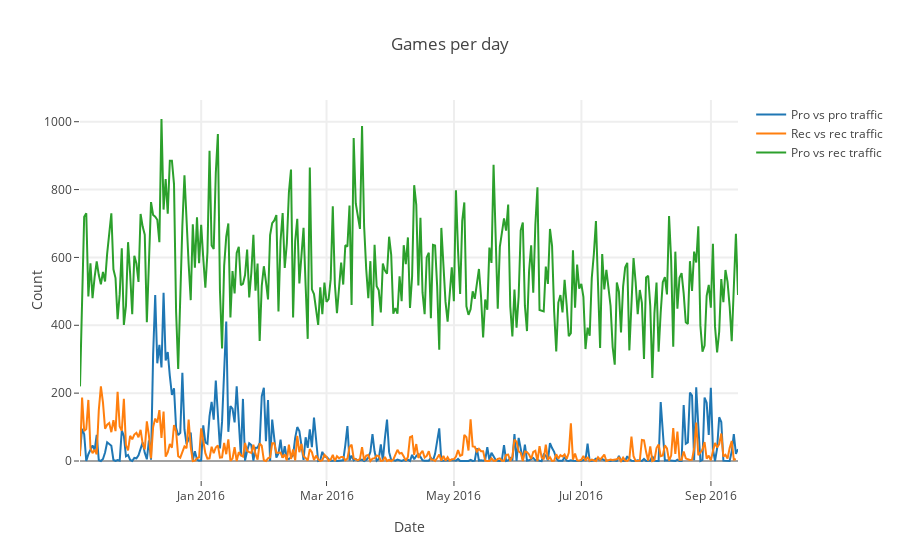

Notebook code for this chart:
### Markdown cell above
### Traffic breakdown by player types

### Code cell
pro_only=pd.DataFrame(ts[ts['pro_count']==2]['first_place_id'].resample('H').count())
rec_only=pd.DataFrame(ts[ts['pro_count']==0]['first_place_id'].resample('H').count())
pro_rec=pd.DataFrame(ts[ts['pro_count']==1]['first_place_id'].resample('H').count())

resample='D'

# Create traces
trace0 = go.Scatter(
    x = pro_only.resample(resample).sum().index,
    y = pro_only.resample(resample).sum()['first_place_id'],
    mode = 'lines',
    name = 'Pro vs pro traffic'
)
trace1 = go.Scatter(
    x = rec_only.resample(resample).sum().index,
    y = rec_only.resample(resample).sum()['first_place_id'],
    mode = 'lines',
    name = 'Rec vs rec traffic'
)
trace2 = go.Scatter(
    x = pro_rec.resample(resample).sum().index,
    y = pro_rec.resample(resample).sum()['first_place_id'],
    mode = 'lines',
    name = 'Pro vs rec traffic'
)

layout= go.Layout(
    title= 'Games per day',
    hovermode= 'closest',
    xaxis= dict(
        title= 'Date',
        ticklen= 5,
        gridwidth= 2,
    ),
    yaxis=dict(
        title= 'Count',
        ticklen= 5,
        gridwidth= 2,
    ),
)

data = [trace0, trace1, trace2]
fig= go.Figure(data=data, layout=layout)
iplot(fig)

### Figure 1 — Plotly figure (JSON) as saved in the notebook; plotly's stock layout.template omitted (floating-point values rounded to 4 significant figures; data arrays with more than 128 entries replaced by an {"elided": "..."} marker saying what was removed)
{"data": [{"mode": "lines", "name": "Pro vs pro traffic", "type": "scatter", "uid": "13384ac0-1734-4c82-9574-0334f1a6d538", "x": {"elided": "316 str values"}, "y": {"elided": "316 int values"}}, {"mode": "lines", "name": "Rec vs rec traffic", "type": "scatter", "uid": "949d8d18-579e-459f-8bc7-e883e4d9a8cf", "x": {"elided": "315 str values"}, "y": {"elided": "315 int values"}}, {"mode": "lines", "name": "Pro vs rec traffic", "type": "scatter", "uid": "b26ea7f7-8f5a-49e8-8d07-a9712f1ce701", "x": {"elided": "316 str values"}, "y": {"elided": "316 int values"}}], "layout": {"hovermode": "closest", "title": {"text": "Games per day"}, "xaxis": {"gridwidth": 2, "ticklen": 5, "title": {"text": "Date"}}, "yaxis": {"gridwidth": 2, "ticklen": 5, "title": {"text": "Count"}}}}
